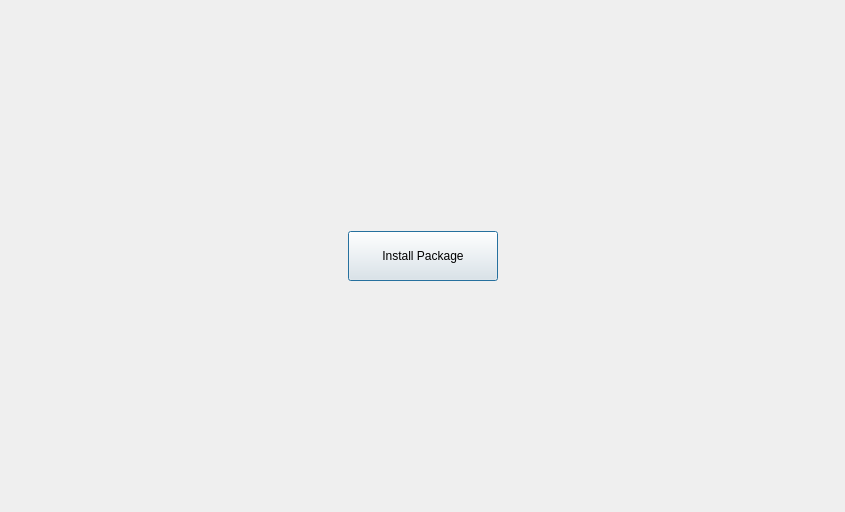
<?xml version="1.0" encoding="UTF-8"?>
<ui version="4.0">
 <class>ArchivePackageManager</class>
 <widget class="QDialog" name="ArchivePackageManager">
  <property name="geometry">
   <rect>
    <x>0</x>
    <y>0</y>
    <width>845</width>
    <height>512</height>
   </rect>
  </property>
  <property name="windowTitle">
   <string>ArchivePackageManager</string>
  </property>
  <layout class="QVBoxLayout" name="verticalLayout">
   <item>
    <widget class="QStackedWidget" name="mainStackedWidget">
     <property name="currentIndex">
      <number>0</number>
     </property>
     <widget class="QWidget" name="initWindow">
      <layout class="QVBoxLayout" name="initLayout">
       <item>
        <spacer name="initVSpacerTop">
         <property name="orientation">
          <enum>Qt::Vertical</enum>
         </property>
         <property name="sizeHint" stdset="0">
          <size>
           <width>20</width>
           <height>40</height>
          </size>
         </property>
        </spacer>
       </item>
       <item>
        <layout class="QHBoxLayout" name="initHLayout">
         <item>
          <spacer name="initHSpacerLeft">
           <property name="orientation">
            <enum>Qt::Horizontal</enum>
           </property>
           <property name="sizeHint" stdset="0">
            <size>
             <width>40</width>
             <height>20</height>
            </size>
           </property>
          </spacer>
         </item>
         <item>
          <widget class="QPushButton" name="addPackage">
           <property name="minimumSize">
            <size>
             <width>150</width>
             <height>50</height>
            </size>
           </property>
           <property name="text">
            <string>Install Package</string>
           </property>
          </widget>
         </item>
         <item>
          <spacer name="initHSpacerRight">
           <property name="orientation">
            <enum>Qt::Horizontal</enum>
           </property>
           <property name="sizeHint" stdset="0">
            <size>
             <width>40</width>
             <height>20</height>
            </size>
           </property>
          </spacer>
         </item>
        </layout>
       </item>
       <item>
        <spacer name="initVSpacerBottom">
         <property name="orientation">
          <enum>Qt::Vertical</enum>
         </property>
         <property name="sizeHint" stdset="0">
          <size>
           <width>20</width>
           <height>40</height>
          </size>
         </property>
        </spacer>
       </item>
      </layout>
     </widget>
     <widget class="QWidget" name="libraryWindow">
      <layout class="QVBoxLayout" name="libraryLayout">
       <item>
        <layout class="QHBoxLayout" name="libraryTopLayout">
         <item>
          <spacer name="libraryHSpacer">
           <property name="orientation">
            <enum>Qt::Horizontal</enum>
           </property>
           <property name="sizeHint" stdset="0">
            <size>
             <width>40</width>
             <height>20</height>
            </size>
           </property>
          </spacer>
         </item>
         <item>
          <widget class="QPushButton" name="deleteBtn">
           <property name="minimumSize">
            <size>
             <width>130</width>
             <height>40</height>
            </size>
           </property>
           <property name="text">
            <string>Uninstall Selected</string>
           </property>
          </widget>
         </item>
         <item>
          <widget class="QPushButton" name="initAdd_2">
           <property name="minimumSize">
            <size>
             <width>100</width>
             <height>40</height>
            </size>
           </property>
           <property name="text">
            <string>Install Package</string>
           </property>
          </widget>
         </item>
        </layout>
       </item>
       <item>
        <widget class="QListWidget" name="packageList"/>
       </item>
      </layout>
     </widget>
     <widget class="QWidget" name="setupWindow">
      <layout class="QVBoxLayout" name="setupLayout">
       <property name="leftMargin">
        <number>50</number>
       </property>
       <property name="topMargin">
        <number>50</number>
       </property>
       <property name="rightMargin">
        <number>50</number>
       </property>
       <property name="bottomMargin">
        <number>50</number>
       </property>
       <item>
        <layout class="QHBoxLayout" name="iconLayout">
         <item>
          <spacer name="iconSpacerLeft">
           <property name="orientation">
            <enum>Qt::Horizontal</enum>
           </property>
           <property name="sizeHint" stdset="0">
            <size>
             <width>40</width>
             <height>20</height>
            </size>
           </property>
          </spacer>
         </item>
         <item>
          <layout class="QVBoxLayout" name="iconVLayout">
           <property name="alignment">
            <set>Qt::AlignCenter</set>
           </property>
           <item>
            <widget class="QLabel" name="iconLabel">
             <property name="minimumSize">
              <size>
               <width>128</width>
               <height>128</height>
              </size>
             </property>
             <property name="maximumSize">
              <size>
               <width>128</width>
               <height>128</height>
              </size>
             </property>
             <property name="frameShape">
              <enum>QFrame::Box</enum>
             </property>
             <property name="text">
              <string>No Icon</string>
             </property>
             <property name="scaledContents">
              <bool>true</bool>
             </property>
             <property name="alignment">
              <set>Qt::AlignCenter</set>
             </property>
            </widget>
           </item>
           <item>
            <widget class="QPushButton" name="iconBrowseBtn">
             <property name="text">
              <string>Change Icon</string>
             </property>
            </widget>
           </item>
           <item>
            <widget class="QCheckBox" name="defaultIconCheckbox">
             <property name="text">
              <string>Use Default Icon</string>
             </property>
            </widget>
           </item>
          </layout>
         </item>
         <item>
          <spacer name="iconSpacerRight">
           <property name="orientation">
            <enum>Qt::Horizontal</enum>
           </property>
           <property name="sizeHint" stdset="0">
            <size>
             <width>40</width>
             <height>20</height>
            </size>
           </property>
          </spacer>
         </item>
        </layout>
       </item>
       <item>
        <spacer name="midSpacer">
         <property name="orientation">
          <enum>Qt::Vertical</enum>
         </property>
         <property name="sizeHint" stdset="0">
          <size>
           <width>20</width>
           <height>40</height>
          </size>
         </property>
        </spacer>
       </item>
       <item>
        <layout class="QGridLayout" name="gridLayout">
         <item row="0" column="0">
          <widget class="QLabel" name="label_1">
           <property name="text">
            <string>App Name:</string>
           </property>
           <property name="alignment">
            <set>Qt::AlignRight|Qt::AlignTrailing|Qt::AlignVCenter</set>
           </property>
          </widget>
         </item>
         <item row="0" column="1">
          <widget class="QLineEdit" name="appNameInput">
           <property name="minimumSize">
            <size>
             <width>0</width>
             <height>30</height>
            </size>
           </property>
          </widget>
         </item>
         <item row="1" column="0">
          <widget class="QLabel" name="label_2">
           <property name="text">
            <string>Executable Path:</string>
           </property>
           <property name="alignment">
            <set>Qt::AlignRight|Qt::AlignTrailing|Qt::AlignVCenter</set>
           </property>
          </widget>
         </item>
         <item row="1" column="1">
          <widget class="QLineEdit" name="execFileInput">
           <property name="minimumSize">
            <size>
             <width>0</width>
             <height>30</height>
            </size>
           </property>
          </widget>
         </item>
         <item row="1" column="2">
          <widget class="QPushButton" name="execBrowseBtn">
           <property name="minimumSize">
            <size>
             <width>80</width>
             <height>30</height>
            </size>
           </property>
           <property name="text">
            <string>Browse</string>
           </property>
          </widget>
         </item>
        </layout>
       </item>
       <item>
        <spacer name="bottomSpacer">
         <property name="orientation">
          <enum>Qt::Vertical</enum>
         </property>
         <property name="sizeHint" stdset="0">
          <size>
           <width>20</width>
           <height>40</height>
          </size>
         </property>
        </spacer>
       </item>
       <item>
        <layout class="QHBoxLayout" name="bottomBtnLayout">
         <item>
          <spacer name="btnSpacer">
           <property name="orientation">
            <enum>Qt::Horizontal</enum>
           </property>
           <property name="sizeHint" stdset="0">
            <size>
             <width>40</width>
             <height>20</height>
            </size>
           </property>
          </spacer>
         </item>
         <item>
          <widget class="QPushButton" name="cancelBtn">
           <property name="minimumSize">
            <size>
             <width>120</width>
             <height>40</height>
            </size>
           </property>
           <property name="text">
            <string>Cancel</string>
           </property>
          </widget>
         </item>
         <item>
          <widget class="QPushButton" name="doneBtn">
           <property name="minimumSize">
            <size>
             <width>120</width>
             <height>40</height>
            </size>
           </property>
           <property name="text">
            <string>Done</string>
           </property>
          </widget>
         </item>
        </layout>
       </item>
      </layout>
     </widget>
    </widget>
   </item>
  </layout>
 </widget>
 <resources/>
 <connections/>
</ui>
